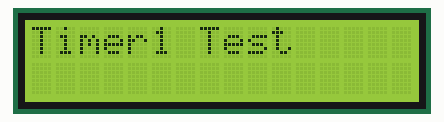
This sketch was run on a simulated Arduino Uno, built with avr-gcc and run on an emulated ATmega328P. Parts: 16×2 character LCD.

Above: at 0.1 s.
At 4.81 s:
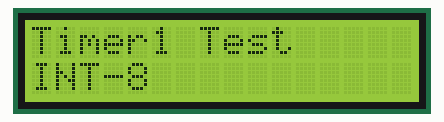
At 9.81 s:
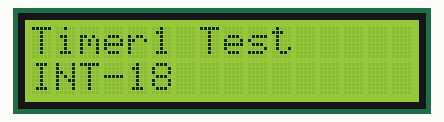
At 19.81 s:
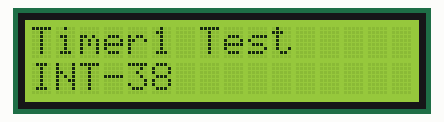
At 29.31 s:
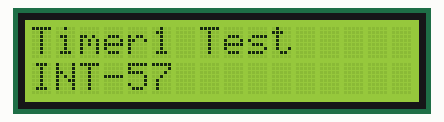
At 39.31 s:
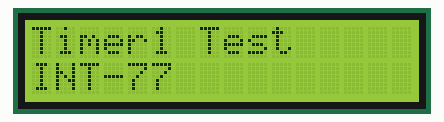

Measured:
- what the display in image 4 shows lasts 0.5 s, from 29.1 s to 29.6 s

The sketch:

timer1.ino
```cpp
/*
 *  Timer1 library example
 *  June 2008 | jesse dot tane at gmail dot com
 */

#include "TimerOne.h"
#include <avr/pgmspace.h>
#include <LiquidCrystal.h>
LiquidCrystal lcd(8, 9, 4, 5, 6, 7);
int counter = 0;

void setup()
{
  lcd.begin(16, 2);
  lcd.clear();
  lcd.print("Timer1 Test");


  Timer1.initialize(500000);         // initialize timer1, and set a 1/2 second period
  Timer1.attachInterrupt(callback);  // attaches callback() as a timer overflow interrupt
}

void callback()
{
  lcd.setCursor(0,1);
  lcd.print("INT-");
  lcd.print(counter);
  counter++;

}

void loop()
{
  // your program here...
}
```
